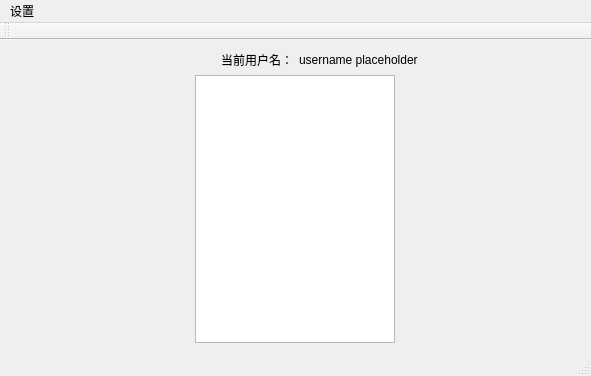
<?xml version="1.0" encoding="UTF-8"?>
<ui version="4.0">
 <class>MainWindow</class>
 <widget class="QMainWindow" name="MainWindow">
  <property name="geometry">
   <rect>
    <x>0</x>
    <y>0</y>
    <width>591</width>
    <height>376</height>
   </rect>
  </property>
  <property name="windowTitle">
   <string>MainWindow</string>
  </property>
  <widget class="QWidget" name="centralWidget">
   <layout class="QVBoxLayout" name="verticalLayout_2">
    <item>
     <layout class="QHBoxLayout" name="horizontalLayout_2">
      <item>
       <widget class="QLabel" name="usernameHintLabel">
        <property name="text">
         <string>当前用户名：</string>
        </property>
        <property name="alignment">
         <set>Qt::AlignRight|Qt::AlignTrailing|Qt::AlignVCenter</set>
        </property>
       </widget>
      </item>
      <item>
       <widget class="QLabel" name="usernameLabel">
        <property name="text">
         <string>username placeholder</string>
        </property>
       </widget>
      </item>
     </layout>
    </item>
    <item>
     <layout class="QHBoxLayout" name="horizontalLayout">
      <item>
       <widget class="QListWidget" name="friendListWidget">
        <property name="sizePolicy">
         <sizepolicy hsizetype="Preferred" vsizetype="Expanding">
          <horstretch>0</horstretch>
          <verstretch>0</verstretch>
         </sizepolicy>
        </property>
        <property name="minimumSize">
         <size>
          <width>200</width>
          <height>0</height>
         </size>
        </property>
        <property name="maximumSize">
         <size>
          <width>200</width>
          <height>16777215</height>
         </size>
        </property>
       </widget>
      </item>
      <item>
       <layout class="QVBoxLayout" name="verticalLayout"/>
      </item>
     </layout>
    </item>
   </layout>
  </widget>
  <widget class="QMenuBar" name="menuBar">
   <property name="geometry">
    <rect>
     <x>0</x>
     <y>0</y>
     <width>591</width>
     <height>28</height>
    </rect>
   </property>
   <widget class="QMenu" name="settingMenu">
    <property name="title">
     <string>设置</string>
    </property>
    <addaction name="refreshAction"/>
   </widget>
   <addaction name="settingMenu"/>
  </widget>
  <widget class="QToolBar" name="mainToolBar">
   <attribute name="toolBarArea">
    <enum>TopToolBarArea</enum>
   </attribute>
   <attribute name="toolBarBreak">
    <bool>false</bool>
   </attribute>
  </widget>
  <widget class="QStatusBar" name="statusBar"/>
  <action name="refreshAction">
   <property name="text">
    <string>刷新</string>
   </property>
  </action>
 </widget>
 <layoutdefault spacing="6" margin="11"/>
 <resources/>
 <connections/>
</ui>
